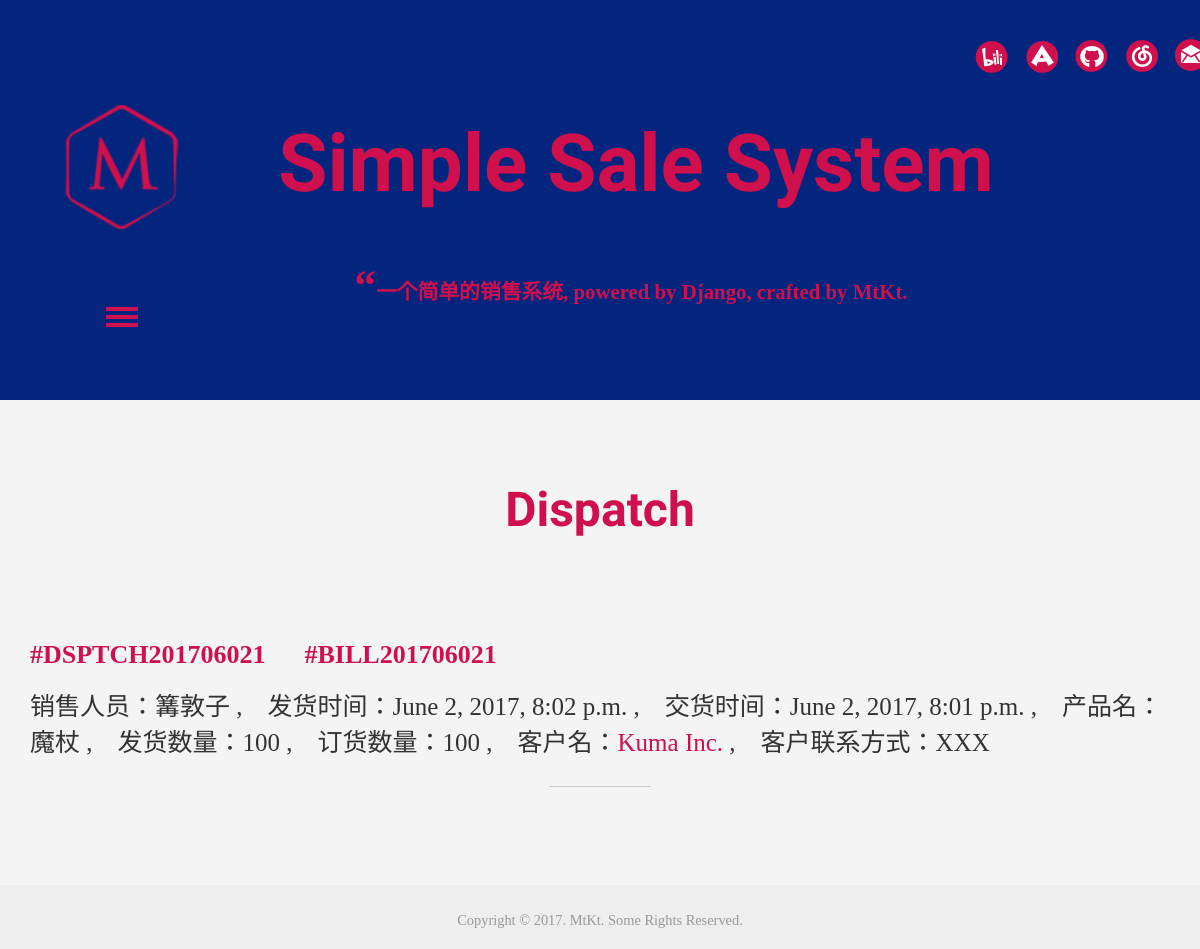
The app's page /dispatch/1/ with its own data.
### i_m/models.py (models this page shows, shortened)
class Dispatch(models.Model):
    STATUS = {
        0:u'已审阅',
        1:u'草稿'
    }
    sales_name = models.ForeignKey(Staff, verbose_name=u'销售人员', on_delete=models.CASCADE)
    company_name = models.ForeignKey(Company, verbose_name=u'公司', on_delete=models.CASCADE)
    bill = models.OneToOneField(Bill, verbose_name=u'订单', on_delete=models.CASCADE)
    create_time = models.DateTimeField('创建时间', auto_now_add=True)
    dispatch_time = models.DateTimeField('发货时间', auto_now_add=False)
    dispatch_status = models.IntegerField('单证状态', default=0, choices=STATUS.items())
    product_name = models.CharField('货物名称', max_length = 40)
    quantity = models.IntegerField('交货数量')
    def get_absolute_url(self):
        return reverse('i_m:dispatch', kwargs={'dispatch_id': self.id})

class Bill(models.Model):
    STATUS = {
        0:u'已审阅',
        1:u'草稿'
    }
    sales_name = models.ForeignKey(Staff, verbose_name=u'销售人员', on_delete=models.CASCADE)
    company_name = models.ForeignKey(Company, verbose_name=u'公司', on_delete=models.CASCADE)
    create_time = models.DateTimeField('创建时间', auto_now_add=True)
    deliver_time = models.DateTimeField('交货时间', auto_now_add=False)
    bill_status = models.IntegerField('单证状态', default=0, choices=STATUS.items())
    product_name = models.CharField('货物名称', max_length = 40)
    quantity = models.IntegerField('需求数量')
    '''def save(self, *args, **kwargs):
        self.company_id = 'BILL'+str(self.create_time)+str(self.pk)
        super().save(*args, **kwargs)'''
    def get_absolute_url(self):
        return reverse('i_m:bill', kwargs={'bill_id': self.id})

class Staff(models.Model):
    user = models.OneToOneField(User, on_delete=models.CASCADE)
    name = models.CharField('姓名',max_length = 40)
    department = models.CharField('部门',max_length = 40)
    position = models.CharField('职位',max_length = 40)
    tel = models.CharField('联系方式',max_length = 40)
    create_time = models.DateTimeField('入职时间', auto_now_add=True)
    '''def save(self, *args, **kwargs):
        self.staff_id = 'STF'+self.pk
        super().save(*args, **kwargs)'''
    def __str__(self):
        return self.name

class Company(models.Model):
    LEVEL = {
        0:u'A',
        1:u'B',
        2:u'C'
    }
    name = models.CharField('名称',max_length = 40)
    contact = models.CharField('负责人',max_length = 40)
    area = models.CharField('地区',max_length = 40)
    tel = models.CharField('联系方式',max_length = 40)
    create_time = models.DateTimeField('录入时间', auto_now_add=True)
    level = models.IntegerField('客户等级', default=0, choices=LEVEL.items())
    '''def save(self, *args, **kwargs):
        self.company_id = 'CSTMR'+self.create_time
        super().save(*args, **kwargs)'''

### i_m/views.py (the view)
# urls.py: url(r'^dispatch/(?P<dispatch_id>\w+)/$', views.DispatchView.as_view(), name ='dispatch'),
class DispatchView(DetailView):
    model = Dispatch
    template_name = 'i_m/dispatch.html'
    context_object_name = 'dispatch'
    pk_url_kwarg = 'dispatch_id'

### i_m/templates/i_m/dispatch.html (shortened to what this page needs)
{% extends 'i_m/base.html'%}
{%  block content %}
<div id="about" class="about">
   <div class="container">
     <div class="about-top">
     <h3>Dispatch</h3>
       </div>
     </div>
   </div>
<div class="container">
      <article>
        <header>
          <h5 class="title-link">
            <div style="color: #D0104C;">
            <a href="{{dispatch.get_absolute_url }}"><b>#DSPTCH{{dispatch.create_time|date:"Ymd" }}{{dispatch.id}}</b></a>
            <a href="{{dispatch.bill.get_absolute_url }}"><b>#BILL{{dispatch.bill.create_time|date:"Ymd" }}{{dispatch.bill.id}}</b></a>
          </h5>
          <p>销售人员：{{dispatch.sales_name}} ,&emsp;发货时间：{{dispatch.dispatch_time}} ,&emsp;交货时间：{{dispatch.bill.deliver_time}} ,&emsp;产品名：{{dispatch.product_name}} ,&emsp;发货数量：{{dispatch.quantity}} ,&emsp;订货数量：{{dispatch.bill.quantity}} ,&emsp;客户名：<a href="{{bill.company_name.get_absolute_url }}">{{dispatch.company_name.name}}</a> ,&emsp;客户联系方式：{{dispatch.company_name.tel}}
          <i class="strp"></i>
          </p>
        <br>
      </article>
{%  endblock %}

### i_m/static/article/css/style.css (style rules this page uses)
h4, h5, h6, h1, h2, h3 { margin: 0; }
p { margin: 0; }
html, body { font-size: 100%; background: #F4F4F4; overflow-x:hidden; }
body a { transition:0.5s all; -webkit-transition:0.5s all; -moz-transition:0.5s all; -o-transition:0.5s all; -ms-transition:0.5s all; text-decoration:none; }
.about { padding:4em 0; }
.about-top { text-align:center; }
.about-top h3 { color:#d0104c; font-size:3em; font-family: 'Fugaz One', cursive; }
i.strp { display:block; background:#C9C9C9; margin:1em auto 3em auto; width:9%; height:1px; }

### i_m/static/article/css/lightbox.css (style rules this page uses)
body:after { content: url(../images/close.png)url(../images/prev.png) url(../images/next.png); display: none; }

### i_m/static/article/css/md5.css (style rules this page uses)
a { color: #D0104C; }
h2, h3, h4, h5, h6 { margin: 20px 0 20px; padding: 0; font-weight: bold; -webkit-font-smoothing: antialiased; cursor: text; position: relative; }
h3 { font-size: 28px; font-family: Palatino,Georgia,Cambria,'宋体-简','华文中宋','宋体',Serif; }
h5 { font-size: 26px; font-family: Palatino,Georgia,Cambria,'宋体-简','华文中宋','宋体',Serif; }
p, blockquote, ul, ol, dl, li { font-size: 25px; margin: 3px 0; font-family: Palatino,Georgia,Cambria,'宋体-简','华文中宋','宋体',Serif; }

### records on screen
Dispatch: create_time "20170602", id "1", bill.create_time "20170602", bill.id "1", sales_name "篝敦子", dispatch_time "June 2, 2017, 8:02 p.m.", bill.deliver_time "June 2, 2017, 8:01 p.m.", product_name "魔杖", quantity "100", bill.quantity "100", company_name.name "Kuma Inc.", company_name.tel "XXX"
